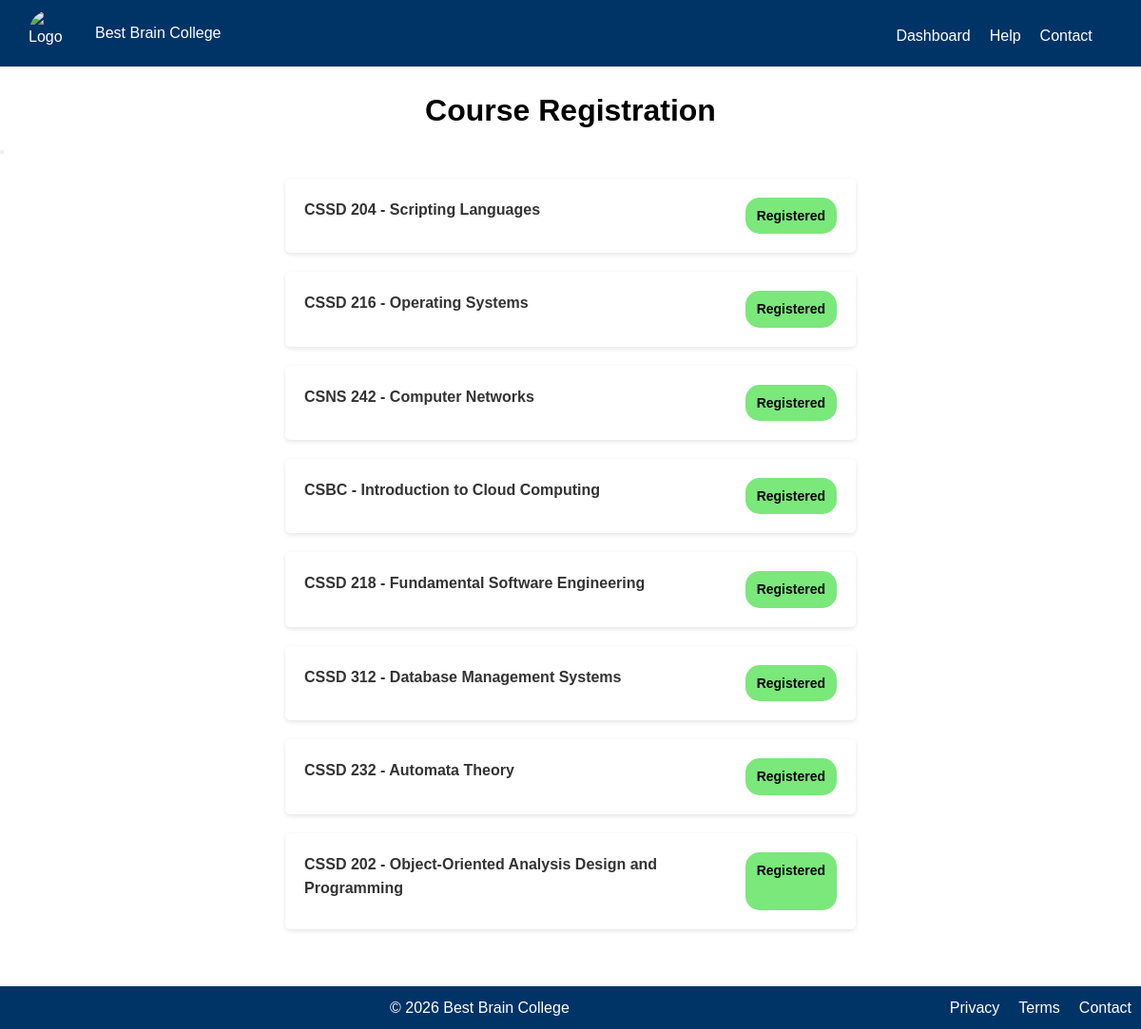
The app's page /courses/ (signed in) with its own data.
### core/models.py (models this page shows, shortened)
class Course(models.Model):
    course_code = models.CharField(max_length=50, unique=True)
    title = models.CharField(max_length=255)
    credit_hours = models.IntegerField()
    semester = models.CharField(max_length=50)
    academic_year = models.CharField(max_length=9)
    max_enrollments = models.IntegerField()
    created_at = models.DateTimeField(auto_now_add=True)
    updated_at = models.DateTimeField(auto_now=True)

### core/views.py (the view)
# urls.py: path("courses/", views.course, name="course_list"),
@login_required
def course(request):
    courses = Course.objects.all()
    student = Student.objects.get(user=request.user)
    registered_courses = Registration.objects.filter(student=student) .values_list('course_id', flat=True)
    context = {
        "courses": courses,
        "registered_courses": registered_courses,
        'datetime': now.year
    }
    return render(request, "core/course_list.html", context)

### core/templates/core/course_list.html (shortened to what this page needs)
{% load static %}
<!doctype html>
<html lang="en">
  <head>
    <link rel="stylesheet" href="{% static 'core/courses_list.css' %}" />
    <link rel="stylesheet" href="{% static 'core/responsive.css' %}" />
  </head>
  <body>
    <header>
      <div class="hero">
        <img src="{% static 'core/img/logo2.jpg' %}" alt="Logo" />
        <p>Best Brain College</p>
      </div>
      <nav class="nav-links active">
        <ul>
          <li><a href="{% url 'dashboard' %}">Dashboard</a></li>
          <li><a href="">Help</a></li>
          <li><a href="">Contact</a></li>
        </ul>
      </nav>
    </header>
    <h1>Course Registration</h1>
    <button class="back-btn">
    </button>
    <div class="course-list">
      <ul>
        {% for course in courses %}
        <li>
          <p>{{ course.course_code }} - {{ course.title }}</p>
          {% if course.id in registered_courses %}
          <span>Registered</span>
          {% else %}
          <form method="post" action="{% url 'register_course' %}">
            {% csrf_token %}
            <input type="hidden" name="course_id" value="{{ course.id }}" />
            <button class="register-btn" type="submit">Register</button>
          </form>
          {% endif %}
        </li>
        {% endfor %}
      </ul>
    </div>
    <footer>
      <p>&copy; {{ datetime }} Best Brain College</p>
      <div class="terms">
        <ul>
          <li><a href="">Privacy</a></li>
          <li><a href="">Terms</a></li>
          <li><a href="">Contact</a></li>
        </ul>
      </div>
    </footer>
  </body>
</html>

### core/static/core/courses_list.css (style rules this page uses)
* { margin: 0; padding: 0; box-sizing: border-box; }
body { line-height: 1.6; font-family: Arial, Helvetica, sans-serif; }
:root { --primary-color: #003366; --secondary-color: #0055aa ; --background-color: #f5f5f5; --text-color-header: #ffff; --text-color-light: #333333; --button-color: #003366; }
header { display: flex; justify-content: space-between; padding: 10px; background-color: var(--primary-color); color: var(--text-color-header); border-bottom: 1px solid var(--text-color-header); }
header .hero { display: flex; gap: 20px; margin-left: 20px; }
.hero p { align-self: center; }
.hero img { width: 50px; height: 50px; border-radius: 100%; }
nav ul { display: flex; gap: 20px; list-style: none; }
nav { transform: translate(-20%, 30%); }
ul a { text-decoration: none; color: var(--text-color-header); }
h1 { text-align: center; margin-top: 20px; flex-wrap: wrap; }
.course-list { display: flex; justify-content: center; align-items: center; padding: 20px; }
.course-list ul { list-style: none; width: 100%; max-width: 600px; }
.course-list li { background-color: var(--text-color-header); margin-bottom: 10px; padding: 20px; border-radius: 5px; box-shadow: 0 2px 5px rgba(0,0,0,0.1); margin-bottom: 20px; display: flex; justify-content: space-between; }
.course-list p { margin-bottom: 10px; color: #333; font-size: 16px; font-weight: bold; display: inline-block; }
.course-list span { font-size: 14px; background-color: rgb(122, 232, 122); font-weight: bold; color: black; border: none; border-radius: 4px; padding: 8px 12px; border-radius: 15px; }
footer { display: flex; align-items: flex-end; justify-content: space-between; padding: 10px; margin-top: 20px; background-color: var(--button-color); color: var(--text-color-header); }
.terms ul { display: flex; color: black; gap: 20px; list-style: none; }

### records on screen
Course: course_code "CSSD 204", title "Scripting Languages", shows "Registered"
Course: course_code "CSSD 216", title "Operating Systems", shows "Registered"
Course: course_code "CSNS 242", title "Computer Networks", shows "Registered"
Course: course_code "CSBC", title "Introduction to Cloud Computing", shows "Registered"
Course: course_code "CSSD 218", title "Fundamental Software Engineering", shows "Registered"
Course: course_code "CSSD 312", title "Database Management Systems", shows "Registered"
Course: course_code "CSSD 232", title "Automata Theory", shows "Registered"
Course: course_code "CSSD 202", title "Object-Oriented Analysis Design and Programming", shows "Registered"

### other values on screen
{{ datetime }} "2026"
